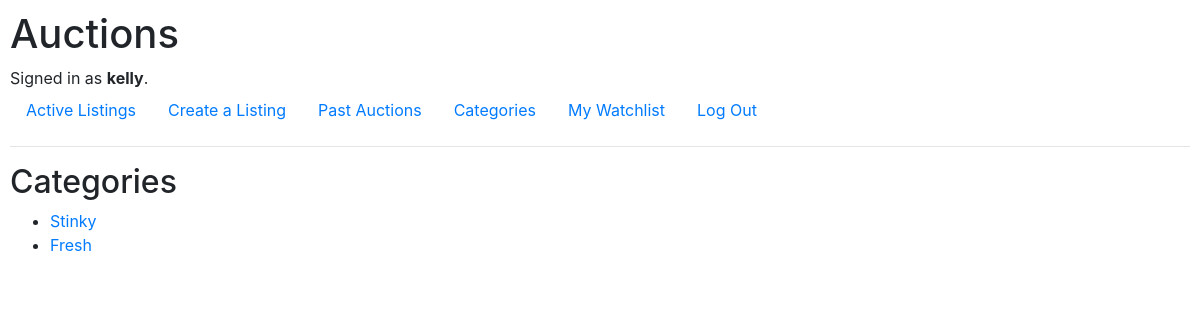
The page /categories (signed in) on the database its author committed.
### auctions/models.py (models this page shows, shortened)
class User(AbstractUser):
    pass

class Listing(models.Model):
    title = models.CharField(max_length=100)
    description = models.TextField()
    starting_bid = models.IntegerField()
    image_url = models.URLField(blank=True)
    category = models.CharField(max_length=100, blank=True)
    current_bid = models.IntegerField(default=0, null=True)
    user = models.ForeignKey(User, on_delete=models.CASCADE, related_name='listings')
    active = models.BooleanField(default=True)
    winner = models.ForeignKey(User, related_name='won_listing', blank=True, null=True, on_delete=models.SET_NULL)

### auctions/views.py (the view)
# urls.py: path("categories", views.categories, name="categories"),
def categories(request):
    active_listing_categories = Listing.objects.filter(active=True).exclude(category='').values_list("category", flat=True)
    return render(request, "auctions/categories.html", {
        "active_categories": active_listing_categories
    })

### auctions/templates/auctions/categories.html
{% extends "auctions/layout.html" %}
{% block body %}
    <h2>Categories</h2>
    <ul>
        {% for category in active_categories %}
            <li><a href="{% url 'category_page' cat=category %}">{{ category }}</a>
            </li>
        {% endfor %}
    </ul>
{% endblock %}

### auctions/templates/auctions/layout.html (shortened to what this page needs)
{% load static %}
<!DOCTYPE html>
<html lang="en">
    <head>
        <link rel="stylesheet" href="https://stackpath.bootstrapcdn.com/bootstrap/4.4.1/css/bootstrap.min.css">
        <link href="{% static 'auctions/styles.css' %}" rel="stylesheet">
    </head>
    <body>
        <h1>Auctions</h1>
        <div>
            {% if user.is_authenticated %}
                Signed in as <strong>{{ user.username }}</strong>.
            {% else %}
                Not signed in.
            {% endif %}
        </div>
        <ul class="nav">
            <li class="nav-item">
                <a class="nav-link" href="{% url 'index' %}">Active Listings</a>
            </li>
            {% if user.is_authenticated %}
                <li class="nav-item">
                    <a class="nav-link" href="{% url 'create_listing' %}">Create a Listing</a>
                </li>
                 <li class="nav-item">
                    <a class="nav-link" href="{% url 'past_auctions' %}">Past Auctions</a>
                </li>
                <li class="nav-item">
                    <a class="nav-link" href="{% url 'categories' %}">Categories</a>
                </li>
                <li class="nav-item">
                    <a class="nav-link" href="{% url 'watchlist' %}">My Watchlist</a>
                </li>
                <li class="nav-item">
                    <a class="nav-link" href="{% url 'logout' %}">Log Out</a>
                </li>
            {% endif %}
        </ul>
        <hr>
        {% block body %}
        {% endblock %}
    </body>
</html>

### auctions/static/auctions/styles.css (style rules this page uses)
body { padding: 10px; }

### rows shown on the page
User: username "kelly"
Listing: category "Stinky"
Listing: category "Fresh"
